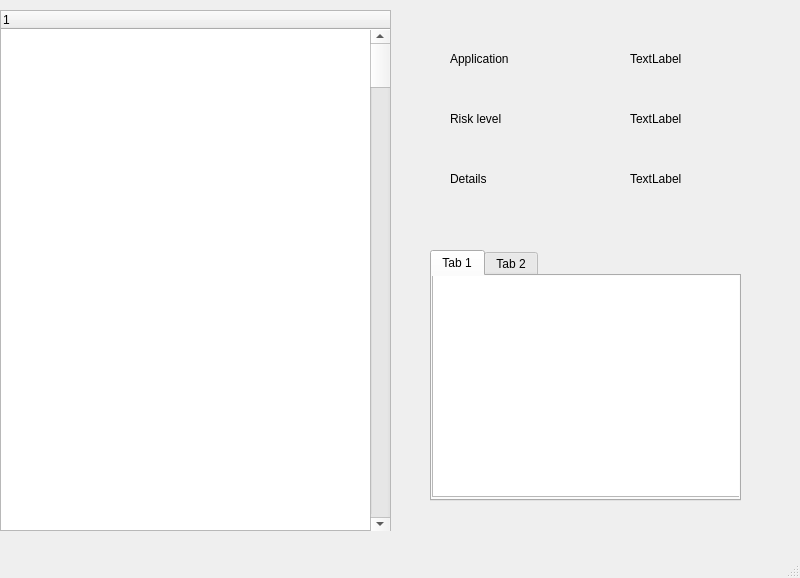
<?xml version="1.0" encoding="UTF-8"?>
<ui version="4.0">
 <class>MainWindow</class>
 <widget class="QMainWindow" name="MainWindow">
  <property name="geometry">
   <rect>
    <x>0</x>
    <y>0</y>
    <width>800</width>
    <height>578</height>
   </rect>
  </property>
  <property name="windowTitle">
   <string>MainWindow</string>
  </property>
  <widget class="QWidget" name="centralwidget">
   <widget class="QTreeWidget" name="treeWidget">
    <property name="geometry">
     <rect>
      <x>0</x>
      <y>10</y>
      <width>391</width>
      <height>521</height>
     </rect>
    </property>
    <column>
     <property name="text">
      <string notr="true">1</string>
     </property>
    </column>
   </widget>
   <widget class="QWidget" name="widget" native="true">
    <property name="geometry">
     <rect>
      <x>410</x>
      <y>10</y>
      <width>381</width>
      <height>521</height>
     </rect>
    </property>
    <widget class="QLabel" name="label">
     <property name="geometry">
      <rect>
       <x>40</x>
       <y>40</y>
       <width>81</width>
       <height>17</height>
      </rect>
     </property>
     <property name="text">
      <string>Application</string>
     </property>
    </widget>
    <widget class="QLabel" name="label_2">
     <property name="geometry">
      <rect>
       <x>40</x>
       <y>160</y>
       <width>61</width>
       <height>17</height>
      </rect>
     </property>
     <property name="text">
      <string>Details</string>
     </property>
    </widget>
    <widget class="QLabel" name="label_5">
     <property name="geometry">
      <rect>
       <x>40</x>
       <y>100</y>
       <width>67</width>
       <height>17</height>
      </rect>
     </property>
     <property name="text">
      <string>Risk level</string>
     </property>
    </widget>
    <widget class="QLabel" name="label_6">
     <property name="geometry">
      <rect>
       <x>220</x>
       <y>40</y>
       <width>67</width>
       <height>17</height>
      </rect>
     </property>
     <property name="text">
      <string>TextLabel</string>
     </property>
    </widget>
    <widget class="QLabel" name="label_7">
     <property name="geometry">
      <rect>
       <x>220</x>
       <y>100</y>
       <width>67</width>
       <height>17</height>
      </rect>
     </property>
     <property name="text">
      <string>TextLabel</string>
     </property>
    </widget>
    <widget class="QLabel" name="label_8">
     <property name="geometry">
      <rect>
       <x>220</x>
       <y>160</y>
       <width>67</width>
       <height>17</height>
      </rect>
     </property>
     <property name="text">
      <string>TextLabel</string>
     </property>
    </widget>
    <widget class="QTabWidget" name="tabWidget">
     <property name="geometry">
      <rect>
       <x>20</x>
       <y>240</y>
       <width>311</width>
       <height>251</height>
      </rect>
     </property>
     <widget class="QWidget" name="tab">
      <attribute name="title">
       <string>Tab 1</string>
      </attribute>
      <widget class="QGraphicsView" name="graphicsView">
       <property name="geometry">
        <rect>
         <x>0</x>
         <y>-10</y>
         <width>311</width>
         <height>231</height>
        </rect>
       </property>
      </widget>
     </widget>
     <widget class="QWidget" name="tab_2">
      <attribute name="title">
       <string>Tab 2</string>
      </attribute>
     </widget>
    </widget>
   </widget>
   <widget class="QScrollBar" name="verticalScrollBar">
    <property name="geometry">
     <rect>
      <x>370</x>
      <y>30</y>
      <width>20</width>
      <height>501</height>
     </rect>
    </property>
    <property name="orientation">
     <enum>Qt::Vertical</enum>
    </property>
   </widget>
   <zorder>widget</zorder>
   <zorder>treeWidget</zorder>
   <zorder>verticalScrollBar</zorder>
  </widget>
  <widget class="QMenuBar" name="menubar">
   <property name="geometry">
    <rect>
     <x>0</x>
     <y>0</y>
     <width>800</width>
     <height>22</height>
    </rect>
   </property>
  </widget>
  <widget class="QStatusBar" name="statusbar"/>
 </widget>
 <resources/>
 <connections/>
</ui>
